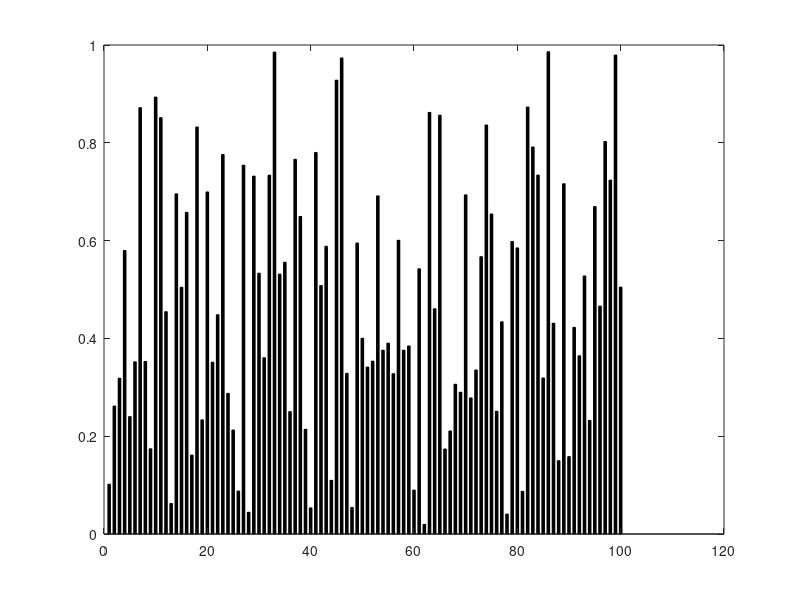

Recreate this plot in MATLAB. (Note: this script raises an error after producing the figure.)
%快数排序
%速度设置 规模设置
t=0.001;
length1 = 100;
fig1 = figure("Name","insert");
%set(gca, 'position',[0.1,0.1,0.9,0.9]);

numbers = rand(length1,1);
bar1=bar(numbers,0.5,'k');
pause(1)
hold off;

mya=myQuickSort(numbers,1,length1,t);

pause(2);

close all;

function a=myQuickSort(a,leftIndex,rightIndex,t)
    % a是待排序序列
    %leftIndex和rightIndex是开始的左右两个边界
    %%----------------------------------------------------------%%
    % if leftIndex>rightIndex
    %     break;
    % end
    if leftIndex<rightIndex
        i=leftIndex;
        j=rightIndex;
        temp=a(i);%选定的这个数挖掉，相当于挖坑
        while i<j
            bar1=bar(a,0.5,'k');
            bar1.FaceColor='flat';
            bar1.CData(i,:)=[0,1,0];
            while (i<j)&&(a(j)>=temp) 
                %从右往左，找到第一个小于设定的数，
                j=j-1;
                bar1.CData(j,:)=[0,1,0];
                pause(t);
            end
            a(i)=a(j);%将找到的第一个小于设定的数填坑到最开始挖的坑里面去
            bar1.CData(i,:)=[1,0,0];
            pause(10*t);
            while (i<j)&&(a(i)<=temp)
                %从左到右，找到第一个大于选定的数
                i=i+1;
                bar1.CData(i,:)=[0,1,0];
                pause(t);
            end
            a(j)=a(i);%将找到的第一个大于选定的数填入上一步挖的坑里面去
            bar1.CData(j,:)=[1,0,0];
            pause(10*t);
    %     if i==j
    %         a(j)=temp;

    %     end
        end
        a(j)=temp;%最后，i=j，将选定的数再填到上一步挖的坑里面去
        bar1.CData(j,:)=[1,0,0];
        pause(10*t);
        a=myQuickSort(a,leftIndex,j-1,t);%对左边序列进行递归
        a=myQuickSort(a,i+1,rightIndex,t);%对右边序列进行递归
    end
    end
    